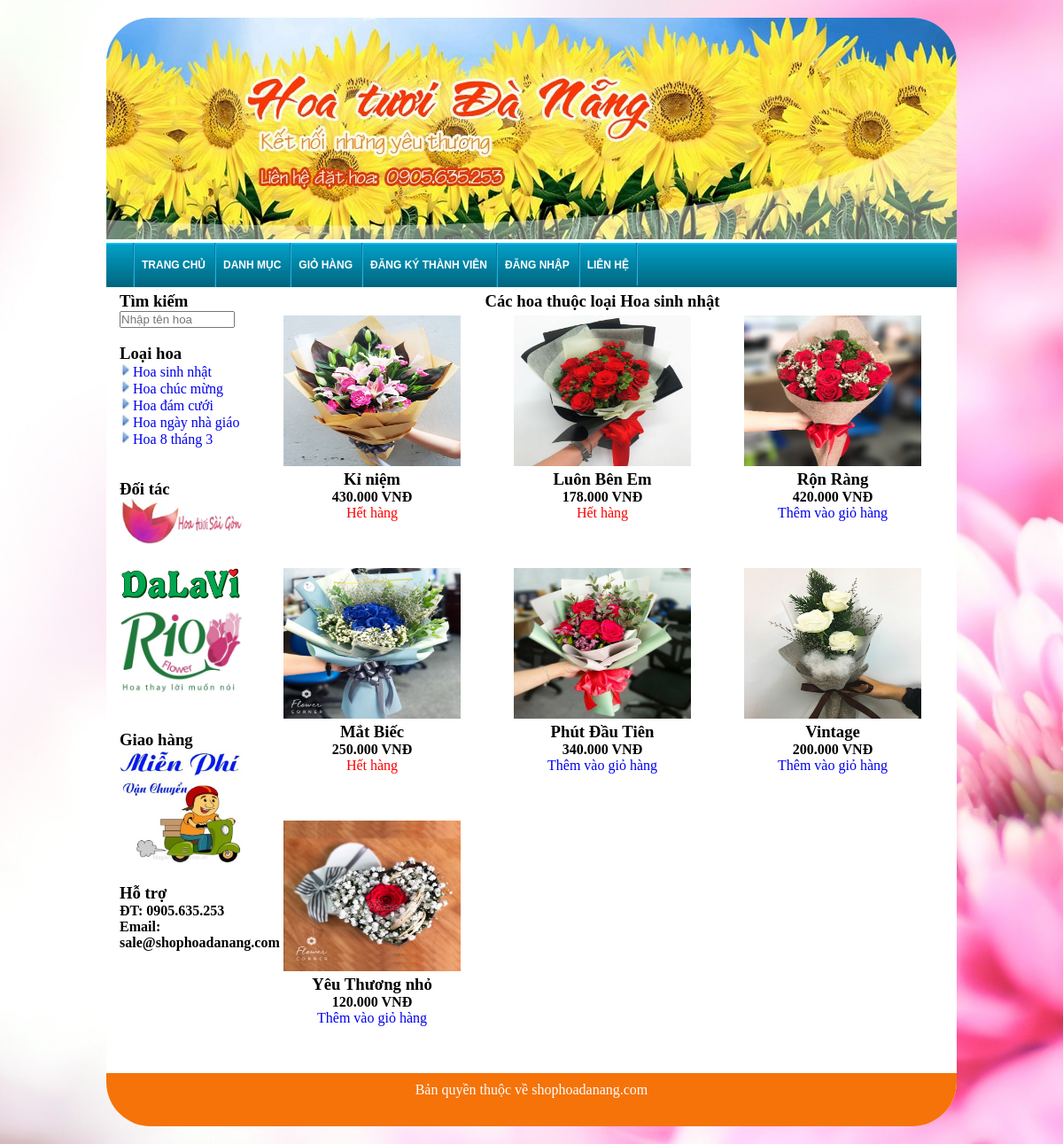
The app's page /xemloaisanpham.php?idloaisanpham=1 with its own data.
### tables this page shows
CREATE TABLE IF NOT EXISTS `loaisanpham` (
`idloaisanpham` int(11) NOT NULL,
  `tenloaisanpham` varchar(50) DEFAULT NULL
);

CREATE TABLE IF NOT EXISTS `sanpham` (
`idsanpham` int(11) NOT NULL,
  `tensanpham` varchar(100) DEFAULT NULL,
  `thongtinsanpham` text,
  `anh` text,
  `giaban` int(30) DEFAULT NULL,
  `trangthai` int(1) DEFAULT NULL,
  `idloaisanpham` int(11) NOT NULL,
  `soluongton` int(11) NOT NULL,
  `giadiple` int(30) DEFAULT NULL
);

### xemloaisanpham.php (the view, shortened to what this page needs)
<!DOCTYPE html>
<html>
<head>
	<link rel="stylesheet" type="text/css" href="style.css">
	<link type="text/css" href="menu.css" rel="stylesheet" />
</head>
<body>
	<div class="wrapper">
		<div class="banner">
			<img src="images/banner.jpg">
		</div>
		<?php include 'topmenu.php';?>
		<div class="content">
			<div class="leftcolumn">
				<?php include 'noidungcottrai.php';?>
			</div>
			<div class="rightcolumn">
					<h3 style="text-align:center;">Các hoa thuộc loại
						<?php
						$idloaisanpham=$_GET['idloaisanpham'];
						$sql="SELECT tenloaisanpham FROM loaisanpham WHERE idloaisanpham='$idloaisanpham'";
						$array=mysql_fetch_array(mysql_query($sql));
						echo $array['tenloaisanpham'];
						 ?>
					</h3>
					<?php
					$sql="SELECT * FROM sanpham WHERE idloaisanpham='$idloaisanpham' ORDER BY idsanpham DESC LIMIT 0,15";
					$result=mysql_query($sql);
					while($row=mysql_fetch_array($result)){
					 ?>
						<div class="boxsanpham">
							<a href="chitietsanpham.php?idsanpham=<?php echo $row['idsanpham'];?>"><img src="images/upload/<?php echo $row['anh'];?>" width="80%" height="170"></a>
							<h3><?php echo $row['tensanpham'];?></h3></h3>
							<?php
							if ($row['giadiple']!=0 && $row['giadiple']!=NULL) {?>
								<strong><?php echo number_format($row['giadiple'],0,",",".");?> VNĐ (Lễ)</strong>
							<?php
							} else{
							 ?>
							<strong><?php echo number_format($row['giaban'],0,",",".");?> VNĐ</strong>
							<?php } ?>
							<br>
							<?php
							if($row['soluongton']==0){
								echo "<span style='color:red'>Hết hàng</span>";
							} else {
							 ?>
							<a href="themvaogiohang.php?idsanpham=<?php echo $row['idsanpham'];?>">Thêm vào giỏ hàng</a>
							<?php } ?>
						</div>
					<?php }?>
			</div>
		</div>
		<div class="footer">
			Bản quyền thuộc về shophoadanang.com
		</div>
	</div>
</body>
</html>

### noidungcottrai.php (shortened to what this page needs)
<h3>Tìm kiếm</h3>
	<input type="text" name="tensanpham" id="tensanpham" placeholder="Nhập tên hoa" style="width:90%;">
<br>
<br>
<h3>Loại hoa</h3>
<?php
$sql="SELECT * FROM loaisanpham";
$result=mysql_query($sql);
while ($row=mysql_fetch_array($result)) {
 ?>
	<img src="images/arrow_right_icon.jpg "><a href="xemloaisanpham.php?idloaisanpham=<?php echo $row['idloaisanpham'];?>"><span><?php echo $row['tenloaisanpham'];?></span></a><br>
<?php }?>
<br>
<br>
<h3>Đối tác</h3>
<a href="http://hoatuoisaigon.com.vn/" target="_blank"><img src="images/hoatuoisaigon.jpg" width="100%"></a><br><br>
<a href="http://phohoadalat.com/" target="_blank"><img src="images/dalavi.jpg" width="100%"></a><br>
<a href="https://www.marry.vn/nha-cung-cap/hoa-tuoi-rio" target="_blank"><img src="images/rio.jpg" width="100%"></a><br>
<br>
<br>
<h3>Giao hàng</h3>
<img src="images/giaohangmienphi.jpg" width="100%"></a>
<br>
<br>
<h3>Hỗ trợ</h3>
<h4>ĐT: 0905.635.253</h4>
<h4>Email: sale@shophoadanang.com</h4>

### style.css (style rules this page uses)
html,* { margin:0px; padding:0px; }
body { background-image: url("images/hinhnen2.jpg"); height: 100%; background-position: center; background-repeat: no-repeat; background-size: cover; background-attachment: fixed; }
.banner, .banner img { border-radius: 50px 50px 0px 0px; }
.footer { border-radius: 0px 0px 50px 50px; }
.wrapper { margin-left: auto; margin-right: auto; width:960px; min-height: 500px; background-color:white; margin-top: 20px; margin-bottom: 20px; border-radius: 50px; }
a { text-decoration: none; }
.content { width: 100%; min-height: 500px; }
.leftcolumn { width:140px; min-height: 500px; float: left; margin-left: 10px; margin-right: 5px; padding-left: 5px; padding-right: 5px; }
.rightcolumn { width: 780px; float: left; margin-left: 5px; margin-right: 10px; }
.boxsanpham { width: 250px; height: 280px; margin-top: 5px; margin-right: 5px; margin-left: 5px; margin-left: 5px; float: left; text-align: center; }
.footer { text-align: center; background-color:#f57309; min-height: 50px; margin-top: 5px; padding-top: 10px; color:white; }

### records on screen
loaisanpham: tenloaisanpham "Hoa sinh nhật"
loaisanpham: tenloaisanpham "Hoa chúc mừng"
loaisanpham: tenloaisanpham "Hoa đám cưới"
loaisanpham: tenloaisanpham "Hoa ngày nhà giáo"
loaisanpham: tenloaisanpham "Hoa 8 tháng 3"
sanpham: anh (picture), tensanpham "Kỉ niệm", giaban "430.000", soluongton "Hết hàng"
sanpham: anh (picture), tensanpham "Luôn Bên Em", giaban "178.000", soluongton "Hết hàng"
sanpham: anh (picture), tensanpham "Rộn Ràng", giaban "420.000"
sanpham: anh (picture), tensanpham "Mắt Biếc", giaban "250.000", soluongton "Hết hàng"
sanpham: anh (picture), tensanpham "Phút Đầu Tiên", giaban "340.000"
sanpham: anh (picture), tensanpham "Vintage", giaban "200.000"
sanpham: anh (picture), tensanpham "Yêu Thương nhỏ", giaban "120.000"
